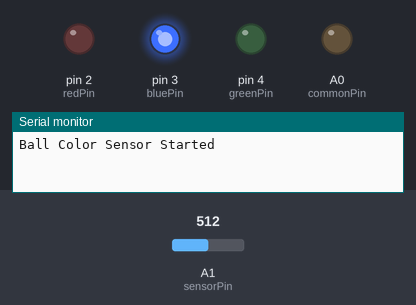
This sketch was run on a simulated Arduino Uno, built with avr-gcc and run on an emulated ATmega328P. Shown: output pins drawn as LEDs (lit = HIGH), the last lines printed to the serial monitor. The inputs (shaded band) are chosen by the test bench; at power-on: A1 (sensorPin) = 512.

Above: at 1.3 s.
1.4 s: A1 (sensorPin) set to 476
At 3.5 s:
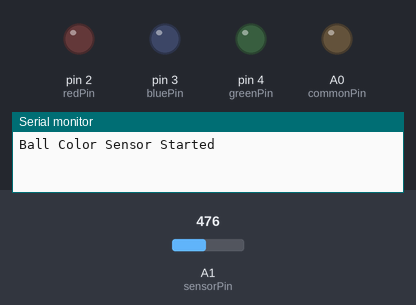
4.4 s: A1 (sensorPin) set to 451
At 6.5 s:
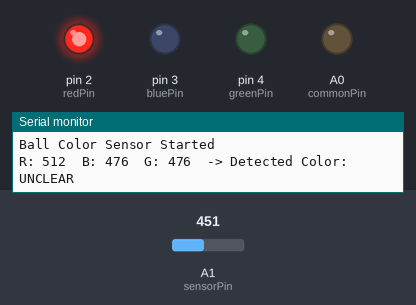
Timing chart, 0 to 13.4 s (numbered marks = the images above; inputs shaded):
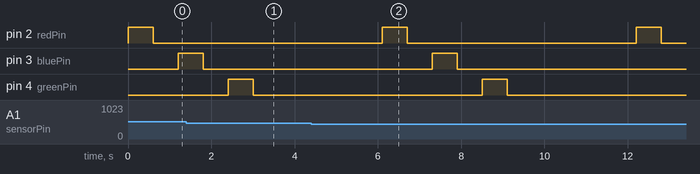

Measured:
- the behaviour switches between 462 and 461 on A1 (sensorPin) (found by bisection; images 1 and 2)
- by itself, pin 2 (redPin): alternates HIGH for 0.60 s and LOW for 5.5 s

The sketch:

final_project_v1.ino
```cpp
const byte commonPin = A0;
const byte redPin = 2;
const byte bluePin = 3;
const byte greenPin = 4;
const byte sensorPin = A1;

// Adjust these after watching Serial Monitor values
const int settleTime = 500;     // LED stays on before reading
const int betweenTime = 600;    // pause between colors
const int yellowClose = 120;    // red and green can differ by this much for yellow
const int strongGap = 50;       // how much stronger a color must be

void setup() {
  Serial.begin(9600);

  pinMode(commonPin, OUTPUT);
  pinMode(redPin, OUTPUT);
  pinMode(bluePin, OUTPUT);
  pinMode(greenPin, OUTPUT);

  digitalWrite(commonPin, LOW); // change to HIGH if common anode

  Serial.println("Ball Color Sensor Started");
}

void setColor(byte red, byte blue, byte green) {
  digitalWrite(redPin, red);
  digitalWrite(bluePin, blue);
  digitalWrite(greenPin, green);
}

int readSensor() {
  long total = 0;

  for (byte i = 0; i < 10; i++) {
    total += analogRead(sensorPin);
    delay(10);
  }

  return total / 10;
}

int readWithColor(byte red, byte blue, byte green) {
  setColor(red, blue, green);
  delay(settleTime);

  int value = readSensor();

  setColor(LOW, LOW, LOW);
  delay(betweenTime);

  return value;
}

void loop() {
  int redValue = readWithColor(HIGH, LOW, LOW);
  int blueValue = readWithColor(LOW, HIGH, LOW);
  int greenValue = readWithColor(LOW, LOW, HIGH);

  Serial.print("R: ");
  Serial.print(redValue);
  Serial.print("  B: ");
  Serial.print(blueValue);
  Serial.print("  G: ");
  Serial.print(greenValue);
  Serial.print("  -> Detected Color: ");

  bool redStrong = redValue > blueValue + strongGap;
  bool greenStrong = greenValue > blueValue + strongGap;
  bool redGreenClose = abs(redValue - greenValue) < yellowClose;

  if (redStrong && greenStrong && redGreenClose) {
    Serial.println("YELLOW");
  }
  else if (redValue > blueValue + strongGap && redValue > greenValue + strongGap) {
    Serial.println("RED");
  }
  else if (blueValue > redValue + strongGap && blueValue > greenValue + strongGap) {
    Serial.println("BLUE");
  }
  else if (greenValue > redValue + strongGap && greenValue > blueValue + strongGap) {
    Serial.println("GREEN");
  }
  else {
    Serial.println("UNCLEAR");
  }

  delay(2500);
}
```
